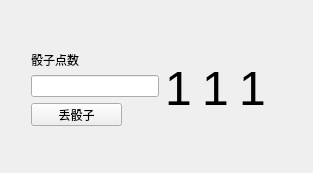
<?xml version="1.0" encoding="UTF-8"?>
<ui version="4.0">
 <class>Widget</class>
 <widget class="QWidget" name="Widget">
  <property name="geometry">
   <rect>
    <x>0</x>
    <y>0</y>
    <width>313</width>
    <height>173</height>
   </rect>
  </property>
  <property name="windowTitle">
   <string>Widget</string>
  </property>
  <widget class="QWidget" name="">
   <property name="geometry">
    <rect>
     <x>20</x>
     <y>40</y>
     <width>261</width>
     <height>97</height>
    </rect>
   </property>
   <layout class="QHBoxLayout" name="horizontalLayout_2">
    <item>
     <layout class="QVBoxLayout" name="verticalLayout_2">
      <item>
       <layout class="QVBoxLayout" name="verticalLayout">
        <item>
         <widget class="QLabel" name="label">
          <property name="text">
           <string>骰子点数</string>
          </property>
         </widget>
        </item>
        <item>
         <widget class="QLineEdit" name="lineEdit"/>
        </item>
        <item>
         <widget class="QPushButton" name="pushButton">
          <property name="maximumSize">
           <size>
            <width>91</width>
            <height>31</height>
           </size>
          </property>
          <property name="text">
           <string>丢骰子</string>
          </property>
         </widget>
        </item>
       </layout>
      </item>
     </layout>
    </item>
    <item>
     <layout class="QHBoxLayout" name="horizontalLayout">
      <item>
       <widget class="QLabel" name="dice1">
        <property name="minimumSize">
         <size>
          <width>31</width>
          <height>61</height>
         </size>
        </property>
        <property name="text">
         <string>&lt;html&gt;&lt;head/&gt;&lt;body&gt;&lt;p&gt;&lt;span style=&quot; font-size:36pt;&quot;&gt;1&lt;/span&gt;&lt;/p&gt;&lt;/body&gt;&lt;/html&gt;</string>
        </property>
       </widget>
      </item>
      <item>
       <widget class="QLabel" name="dice2">
        <property name="minimumSize">
         <size>
          <width>31</width>
          <height>61</height>
         </size>
        </property>
        <property name="text">
         <string>&lt;html&gt;&lt;head/&gt;&lt;body&gt;&lt;p&gt;&lt;span style=&quot; font-size:36pt;&quot;&gt;1&lt;/span&gt;&lt;/p&gt;&lt;/body&gt;&lt;/html&gt;</string>
        </property>
       </widget>
      </item>
      <item>
       <widget class="QLabel" name="dice3">
        <property name="minimumSize">
         <size>
          <width>31</width>
          <height>61</height>
         </size>
        </property>
        <property name="text">
         <string>&lt;html&gt;&lt;head/&gt;&lt;body&gt;&lt;p&gt;&lt;span style=&quot; font-size:36pt;&quot;&gt;1&lt;/span&gt;&lt;/p&gt;&lt;/body&gt;&lt;/html&gt;</string>
        </property>
       </widget>
      </item>
     </layout>
    </item>
   </layout>
  </widget>
 </widget>
 <layoutdefault spacing="6" margin="11"/>
 <resources/>
 <connections/>
</ui>
